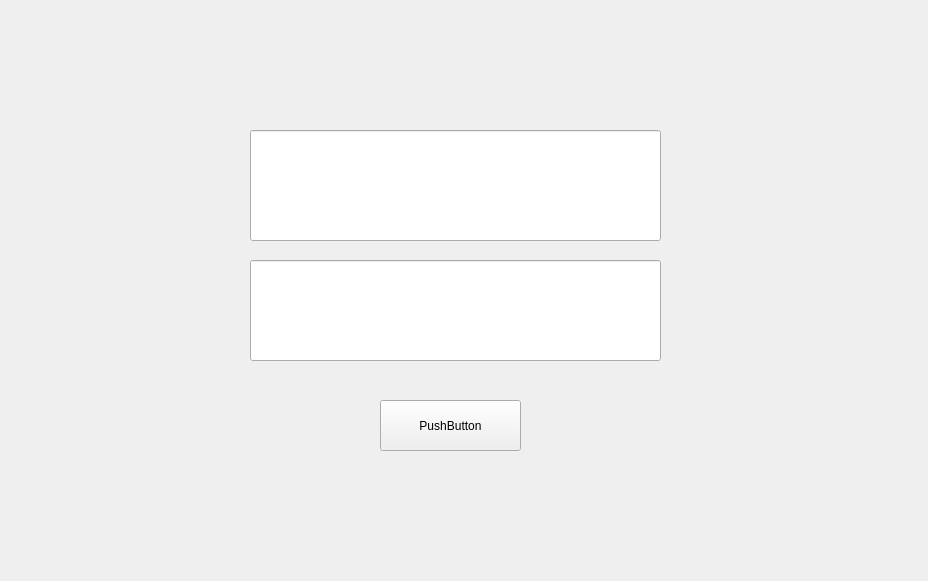
<?xml version="1.0" encoding="UTF-8"?>
<ui version="4.0">
 <class>loginWindow</class>
 <widget class="QWidget" name="loginWindow">
  <property name="geometry">
   <rect>
    <x>0</x>
    <y>0</y>
    <width>928</width>
    <height>581</height>
   </rect>
  </property>
  <property name="windowTitle">
   <string>Form</string>
  </property>
  <widget class="QStackedWidget" name="stackedWidget">
   <property name="geometry">
    <rect>
     <x>50</x>
     <y>50</y>
     <width>821</width>
     <height>471</height>
    </rect>
   </property>
   <widget class="QWidget" name="page">
    <widget class="QLineEdit" name="lineEdit">
     <property name="geometry">
      <rect>
       <x>200</x>
       <y>80</y>
       <width>411</width>
       <height>111</height>
      </rect>
     </property>
    </widget>
    <widget class="QLineEdit" name="lineEdit_2">
     <property name="geometry">
      <rect>
       <x>200</x>
       <y>210</y>
       <width>411</width>
       <height>101</height>
      </rect>
     </property>
    </widget>
    <widget class="QPushButton" name="pushButton">
     <property name="geometry">
      <rect>
       <x>330</x>
       <y>350</y>
       <width>141</width>
       <height>51</height>
      </rect>
     </property>
     <property name="text">
      <string>PushButton</string>
     </property>
    </widget>
   </widget>
   <widget class="QWidget" name="page_2"/>
  </widget>
 </widget>
 <resources/>
 <connections/>
</ui>
